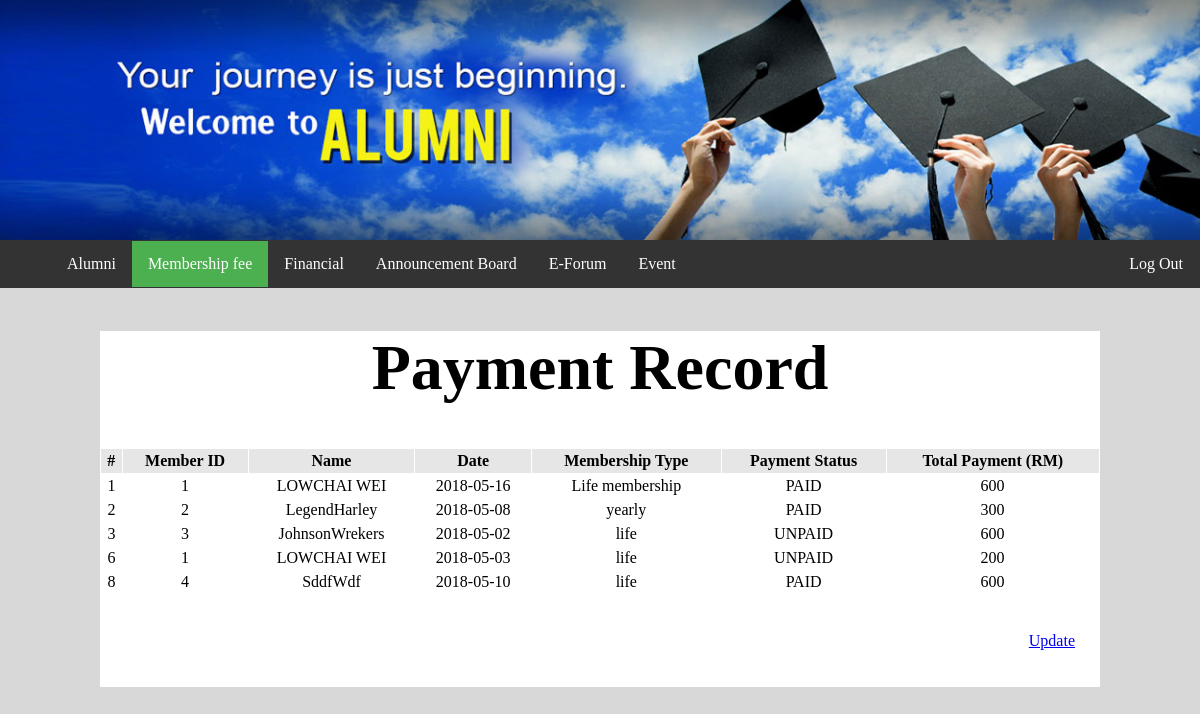
Screenshot of /payment_record.php with the database file from the repository.
### tables this page shows
CREATE TABLE `payment` (
  `payment_id` int(4) NOT NULL,
  `member_id` int(4) NOT NULL,
  `pay_date` date NOT NULL,
  `typemembership` varchar(65) NOT NULL,
  `totalpayment` double NOT NULL,
  `payment_status` varchar(20) NOT NULL DEFAULT 'UNPAID'
);

CREATE TABLE `members` (
  `member_id` int(11) NOT NULL,
  `username` varchar(100) NOT NULL,
  `password` varchar(100) NOT NULL,
  `firstname` varchar(100) NOT NULL,
  `lastname` varchar(50) NOT NULL,
  `member_status` varchar(25) NOT NULL DEFAULT 'NOT APPROVED'
);

### payment_record.php (the view, shortened to what this page needs)
<?php include "db_connection.php"?>
<?php
	$sql = "SELECT payment.payment_id,payment.member_id,payment.pay_date,payment.typemembership,payment.totalpayment, payment.payment_status,members.firstname, members.lastname
			FROM payment,members
			WHERE payment.member_id = members.member_id";
	$result = $conn->query($sql);
?>
<html>
<head>
<body>
<?php include 'admin_header.php'; ?><style><?php include 'content.css'; ?></style>
<div class="container">
<h1>Payment Record</h1>
<table class="line" width="200px" border="0" align="center" cellpadding="3" cellspacing="1">
<tr>
<td  class="line" align="center" bgcolor="#E6E6E6"><strong>#</strong></td>
<td  class="line" align="center" bgcolor="#E6E6E6"><strong>Member ID</strong></td>
<td  class="line" align="center" bgcolor="#E6E6E6"><strong>Name</strong></td>
<td  class="line" align="center" bgcolor="#E6E6E6"><strong>Date</strong></td>
<td  class="line" align="center" bgcolor="#E6E6E6"><strong>Membership Type</strong></td>
<td  class="line" align="center" bgcolor="#E6E6E6"><strong>Payment Status</strong></td>
<td  class="line" align="center" bgcolor="#E6E6E6"><strong>Total Payment (RM)</strong></td>
</tr>
<?php
if ($result->num_rows > 0) {
		while($row = $result->fetch_assoc()) {
			echo "<tr>
					<td><center>" . $row['payment_id']. "</td>
					<td><center>" . $row['member_id']. "</td></center>
					<td><center>" . $row['firstname']."". $row['lastname']. "</td></center>
					<td><center>" . $row['pay_date']. "</td></center>
					<td><center>" . $row['typemembership']. "</td></center>
					<td><center>" . $row['payment_status']. "</td></center>
					<td><center>" . $row['totalpayment']. "</td></center>
				  </tr>"
				  ;
		}
			echo "</table>";
	}
	else {
		echo "0 results";
	}
?>
<br>
<br>
<table>
	<td class="con"><a href="update_payment.php">Update</a>
	</td>
</table>
<br>
<br>
</div>
</body>
</html>

### header.css (style rules this page uses)
body, html { height: 100%; margin: 0; width:100%; }
table { width:100%; top:0; }
table,td { border=0; border-collapse:collapse; }

### payment_record.php (style rules this page uses)
td { bgcolor:"#FFFFFF"; }
.line { border: 1px solid white; }
h1 { text-align: center; font-size:64px; }
.con { text-align:right; }

### rows the page displays
payment: payment_id "1", member "1", member.firstname "LOW", member.lastname "CHAI WEI", pay_date "2018-05-16", typemembership "Life membership", payment_status "PAID", totalpayment "600"
payment: payment_id "2", member "2", member.firstname "Legend", member.lastname "Harley", pay_date "2018-05-08", typemembership "yearly", payment_status "PAID", totalpayment "300"
payment: payment_id "3", member "3", member.firstname "Johnson", member.lastname "Wrekers", pay_date "2018-05-02", typemembership "life", payment_status "UNPAID", totalpayment "600"
payment: payment_id "6", member "1", member.firstname "LOW", member.lastname "CHAI WEI", pay_date "2018-05-03", typemembership "life", payment_status "UNPAID", totalpayment "200"
payment: payment_id "8", member "4", member.firstname "Sddf", member.lastname "Wdf", pay_date "2018-05-10", typemembership "life", payment_status "PAID", totalpayment "600"
